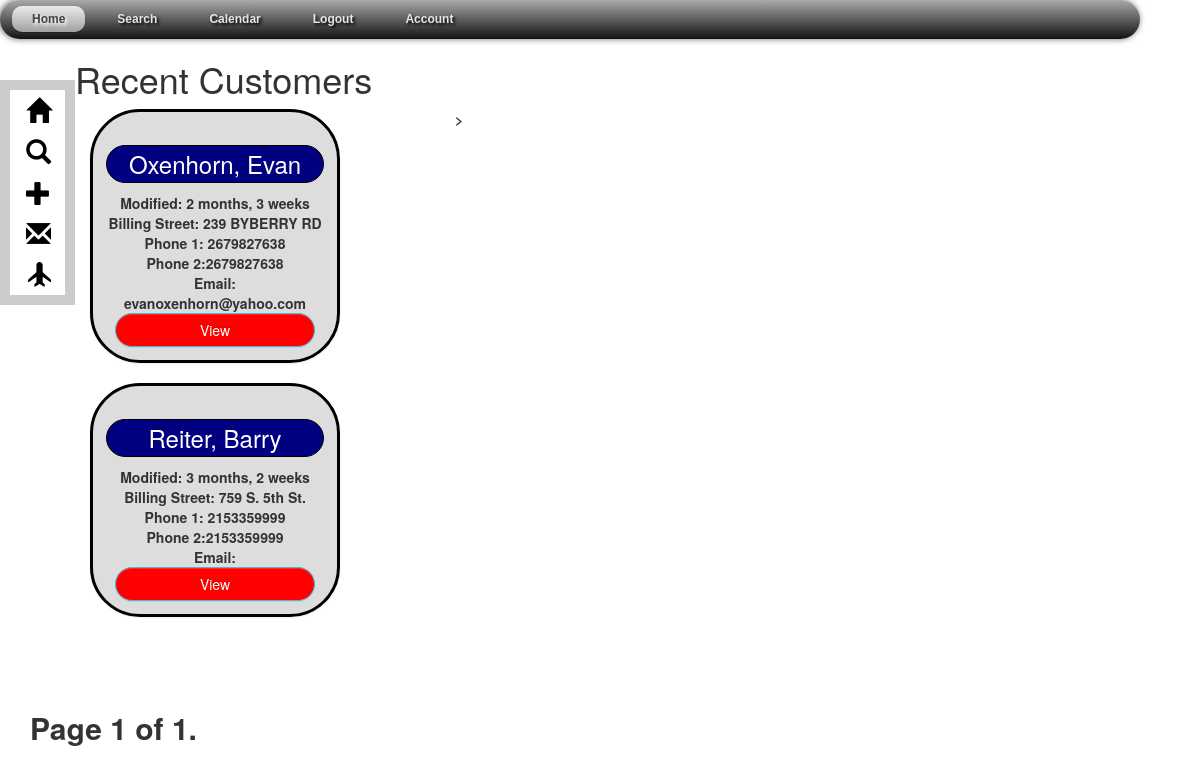
Page /customers/customer_browse/ (signed in) on the committed database.
### Customers/models.py (models this page shows, shortened)
class Customer(models.Model):
    user = models.ForeignKey(settings.AUTH_USER_MODEL, default=1)
    modified_by=models.CharField(max_length=50,default=1)
    firstName = models.CharField(max_length=20)
    lastName = models.CharField(max_length=20)
    fullName = models.CharField(max_length=50, blank=True)
    billStreet = models.CharField(max_length=25)
    billCity = models.CharField(max_length=20)
    billState = models.CharField(max_length=2)
    billZip = models.CharField(max_length=5)
    latlng = models.CharField(blank=True, max_length=100, default = '')
    lat = models.FloatField(blank=True,max_length=100, default = '')
    lng = models.FloatField(blank=True, max_length=100, default='')
    phone1 = models.CharField(max_length=20)
    phone2 = models.CharField(max_length=20, blank=True)
    email = models.EmailField(max_length=50, blank=True)
    source = models.CharField(choices=SOURCE_CHOICES, max_length=20, default=NOTAPP)
    created = models.DateTimeField(auto_now=False, auto_now_add=True)
    modified = models.DateTimeField(auto_now=True, auto_now_add=False)
    def get_absolute_url(self):
        return reverse("customers:customer_detail", kwargs={"id": self.id})
    class Meta:
        ordering = ["-created", "-modified"]

### Customers/views.py (the view)
@login_required(login_url='customers:login')
def customer_browse(request):
    queryset_list = Customer.objects.all().order_by('lastName', 'firstName')
    paginator = Paginator(queryset_list, 25) # show 25 customers per page
    page_request_var = "page"
    page = request.GET.get(page_request_var)
    try:
        queryset = paginator.page(page)
    except PageNotAnInteger:
        queryset = paginator.page(1)
    except EmptyPage:
        queryset = paginator.page(paginator.num_pages)
    context = {
            "title":"Recent Customers",
            "object_list": queryset,
            "page_request_var":page_request_var,
        }
    return render(request, "customer_list.html", context)

### Customers/templates/customer_list.html (shortened to what this page needs)
{% extends "base.html" %}
{% block content %}
<h1>{{ title }}</h1>
<div class="col-xs-4"
<div id="customer-list-div">
    {% for obj in object_list %}
            <div class="thumbnail">
                <div class="caption">
                    <h3 class="customer-link"><a href="{{ obj.get_absolute_url}}">{{obj.lastName}}, {{obj.firstName}}</a></h3>
                    <strong>Modified: {{ obj.modified|timesince }}<br/>
                    <strong>Billing Street:</strong> {{obj.billStreet}}<br/>
                    <strong>Phone 1:</strong> {{obj.phone1}}<br/>
                    <strong>Phone 2:</strong>{{obj.phone2}}<br/>
                    <strong>Email:</strong> {{obj.email}}<br/>
                    <a href="{{ obj.get_absolute_url }}" class="btn btn-info" id="btnViewCustomer" role="button">View</a>
                </div>
            </div>
    {% endfor %}
</div>
></div>
{% endblock content %}
{% block footer %}
<div class="pagination col-md-8">
    <span class="step-links">
        <span class="current">
            Page {{ object_list.number }} of {{ object_list.paginator.num_pages }}.
        </span>
    </span>
</div>
{% endblock footer %}

### static/css/base.css (style rules this page uses)
h1 { color:#777777; }
h3 { style:italic; }
#customer-list-div .thumbnail { width: 250px; background-color: #DDDDDD; text-align: center; border-radius: 50px; border:3px solid black; }
#customer-list-div .thumbnail .caption a { border-radius: 50px; color:white; }
#customer-list-div .thumbnail .caption .customer-link { background-color:navy; border:solid black 1px; border-radius: 50px; padding:5px; color:white; }
#btnViewCustomer { width:200px; background-color:red; }
.current { font-size:30px; }

### rows in the picture
Customer: lastName "Oxenhorn", firstName "Evan", modified "2 months, 3 weeks", billStreet "239 BYBERRY RD", phone1 "2679827638", phone2 "2679827638", email "evanoxenhorn@yahoo.com"
Customer: lastName "Reiter", firstName "Barry", modified "3 months, 2 weeks", billStreet "759 S. 5th St.", phone1 "2153359999", phone2 "2153359999"

### other values in the picture
{{ title }} "Recent Customers"
{{ object_list.number }} "1"
{{ object_list.paginator.num_pages }} "1"
